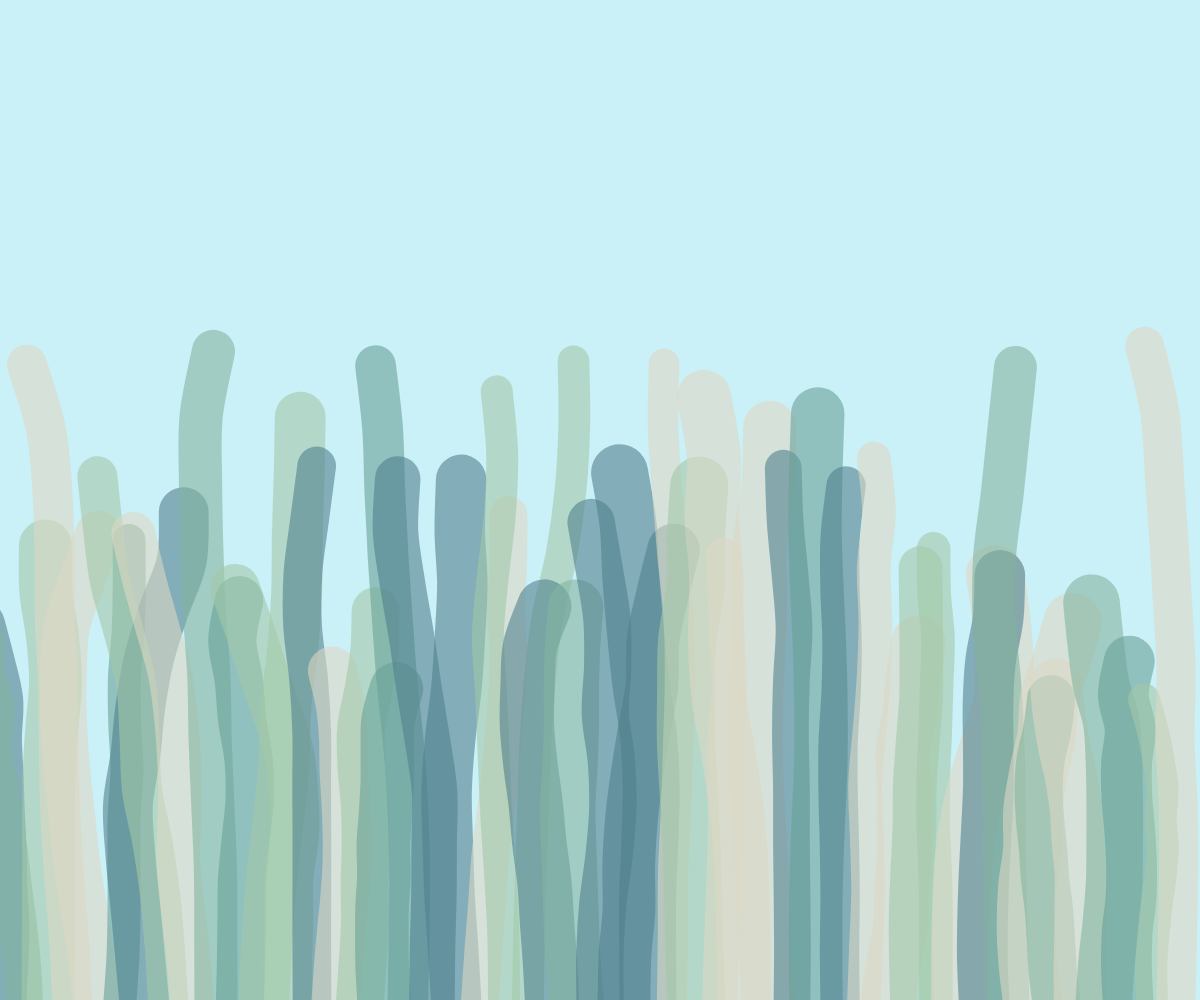
Frame 1 (no input)
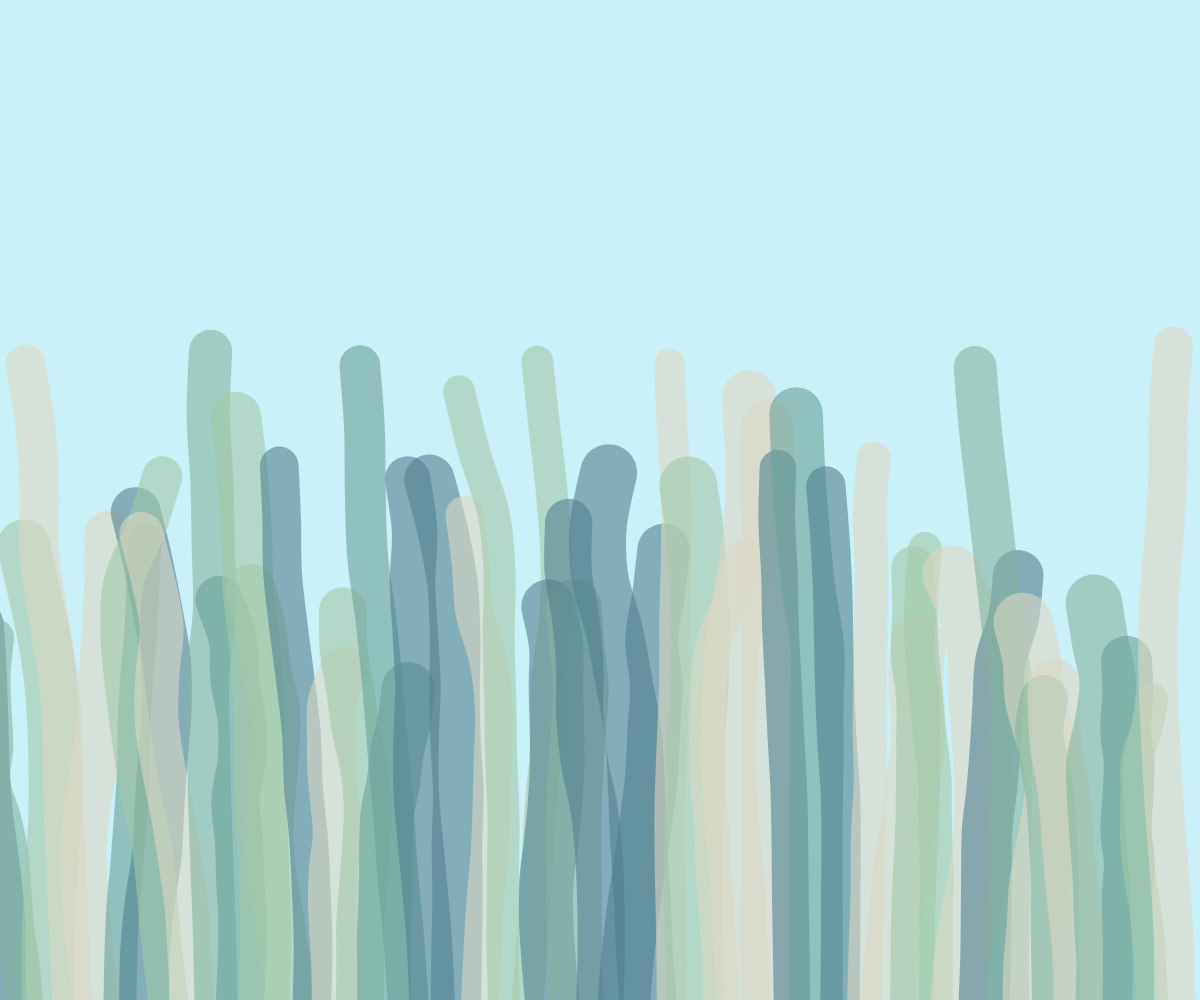
Frame 60 (no input)
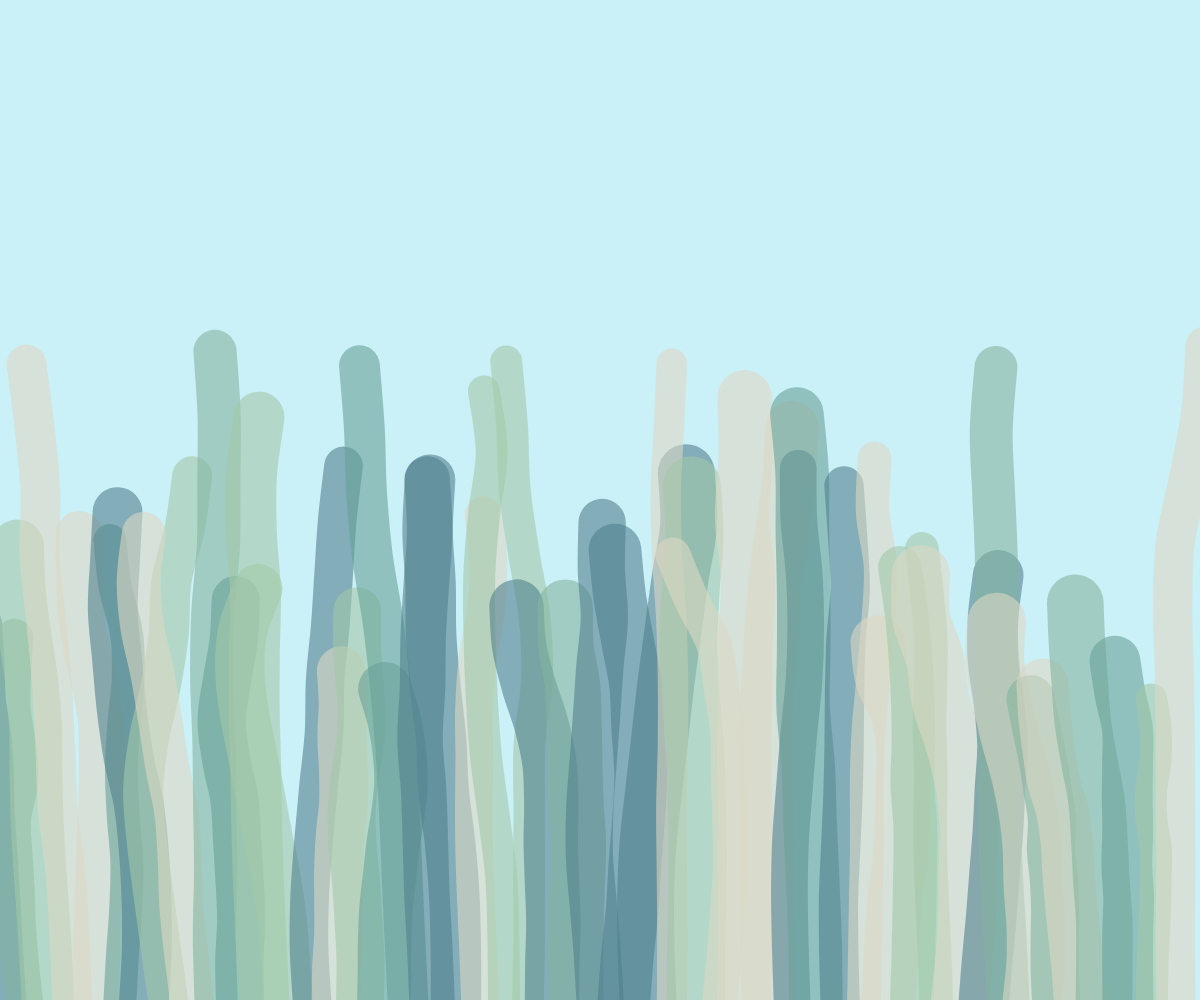
Frame 120 (the mouse pressed at the canvas centre since frame 60)

The p5.js sketch that drew these frames (run headless with seeded random() and noise() and a simulated clock; from frame 60 on, the mouse is pressed at the canvas centre):

// p5.js sketch
// ── sketch.js
function setup() {
  // 建立全螢幕畫布
  createCanvas(windowWidth, windowHeight);
}

function draw() {
  // 設定背景顏色為 #168aad
  background('#168aad');
  
  // 設定水草顏色 (綠色)，無邊框
  fill(160, 220, 160);
  noStroke();
  
  // 水草的基本設定
  let startX = width / 2;      // 從畫面中間開始
  let startY = height;         // 從畫面底部長出
  let plantHeight = height * 0.7; // 水草高度約為畫面的 70%
  let segments = 60;           // 水草分為多少段 (越多越平滑)
  let step = plantHeight / segments; 
  
  beginShape(); // 開始繪製多邊形
  
  // ---------------------------------------------------------
  // 第一階段：由下往上繪製水草的「左側」
  // ---------------------------------------------------------
  for (let i = 0; i <= segments; i++) {
    // 計算目前的 Y 座標
    let y = startY - (i * step);
    
    // 計算擺動幅度 (Noise)
    // xOffsetNoise: 隨著高度(i)變化，並隨著時間(frameCount)移動
    let xOffsetNoise = noise(i * 0.1 - frameCount * 0.02);
    
    // 利用 map 將 noise (0~1) 映射到擺動範圍 (-100 ~ 100)
    // 並乘上 (i / segments) 讓根部 (i=0) 不動，越上面擺動幅度越大
    let sway = map(xOffsetNoise, 0, 1, -100, 100) * (i / segments);
    
    // 計算中心點 X 座標
    let centerX = startX + sway;
    
    // 計算厚度：根部厚 (20)，頂端薄 (0)
    let thickness = map(i, 0, segments, 20, 0);
    
    // 設定頂點 (中心點向左偏移厚度)
    vertex(centerX - thickness, y);
  }
  
  // ---------------------------------------------------------
  // 第二階段：由上往下繪製水草的「右側」 (為了形成封閉圖形)
  // ---------------------------------------------------------
  for (let i = segments; i >= 0; i--) {
    let y = startY - (i * step);
    
    // 重新計算相同的擺動邏輯，確保左右兩邊同步
    let xOffsetNoise = noise(i * 0.1 - frameCount * 0.02);
    let sway = map(xOffsetNoise, 0, 1, -100, 100) * (i / segments);
    let centerX = startX + sway;
    
    // 計算厚度
    let thickness = map(i, 0, segments, 20, 0);
    
    // 設定頂點 (中心點向右偏移厚度)
    vertex(centerX + thickness, y);
  }
  
  endShape(CLOSE); // 結束繪製並封閉圖形
}

// 視窗大小改變時自動調整畫布
function windowResized() {
  resizeCanvas(windowWidth, windowHeight);
}
// 儲存所有水草物件的陣列
let grasses = [];
// 指定的顏色列表
const colors = ['#a3c9a8', '#84b59f', '#69a297', '#50808e', '#ddd8c4'];

function setup() {
  // 建立全螢幕畫布
  createCanvas(windowWidth, windowHeight);
  
  // 初始化水草
  initGrasses();
}

function initGrasses() {
  grasses = [];
  // 產生 50 根水草
  for (let i = 0; i < 50; i++) {
    // 隨機選取顏色並設定透明度
    let c = color(random(colors));
    c.setAlpha(150); // 設定透明度 (0-255)

    // 定義每根水草的屬性
    let g = {
      // 均衡分佈在視窗寬度內，但帶有一點隨機偏移讓它自然些
      x: map(i, 0, 50, 0, width), 
      // 高度不超過視窗高度的 2/3 (0.66)
      h: random(height * 0.3, height * 0.66), 
      // 線條寬度 30 到 60
      w: random(30, 60), 
      col: c,
      // 搖晃的頻率 (速度)
      speed: random(0.005, 0.02), 
      // 每個水草有獨立的 noise 起始點，讓搖晃方向不同
      noiseOffset: random(1000), 
      // 搖晃的幅度
      swayRange: random(50, 100)
    };
    grasses.push(g);
  }
}

function draw() {
  // 設定背景顏色為 #caf0f8
  background('#caf0f8');
  
  // 使用混合模式讓顏色重疊有透明效果
  blendMode(BLEND);
  
  noFill();
  
  // 繪製每一根水草
  for (let i = 0; i < grasses.length; i++) {
    let g = grasses[i];
    
    stroke(g.col);
    strokeWeight(g.w);
    strokeCap(ROUND); // 讓線條端點圓滑
    
    beginShape();
    
    // 水草分為多少段 (越多越平滑)
    let segments = 10;
    
    // 起始點 (底部) - curveVertex 需要重複第一個點作為控制點
    curveVertex(g.x, height);
    curveVertex(g.x, height);
    
    for (let j = 1; j <= segments; j++) {
      // 計算目前節點的 Y 座標 (由下往上)
      let y = height - (g.h * (j / segments));
      
      // 計算擺動 (Noise)
      // noiseOffset: 確保每根草不同
      // j * 0.1: 確保同一根草不同高度擺動不同 (產生波浪感)
      // frameCount * g.speed: 隨著時間改變
      let noiseVal = noise(g.noiseOffset + j * 0.1 + frameCount * g.speed);
      
      // 利用 map 產生擺動位移，越頂端擺動幅度越大 (乘上 j/segments)
      let sway = map(noiseVal, 0, 1, -g.swayRange, g.swayRange) * (j / segments);
      
      curveVertex(g.x + sway, y);
    }
    
    // 為了讓 curveVertex 正確結束，需要重複最後一個點作為控制點
    // 這裡重新計算最後一點的座標
    let lastJ = segments;
    let lastY = height - g.h;
    let lastNoiseVal = noise(g.noiseOffset + lastJ * 0.1 + frameCount * g.speed);
    let lastSway = map(lastNoiseVal, 0, 1, -g.swayRange, g.swayRange); // 頂端幅度最大
    curveVertex(g.x + lastSway, lastY);
    
    endShape();
  }
}

// 視窗大小改變時自動調整畫布並重新生成水草
function windowResized() {
  resizeCanvas(windowWidth, windowHeight);
  initGrasses();
}
